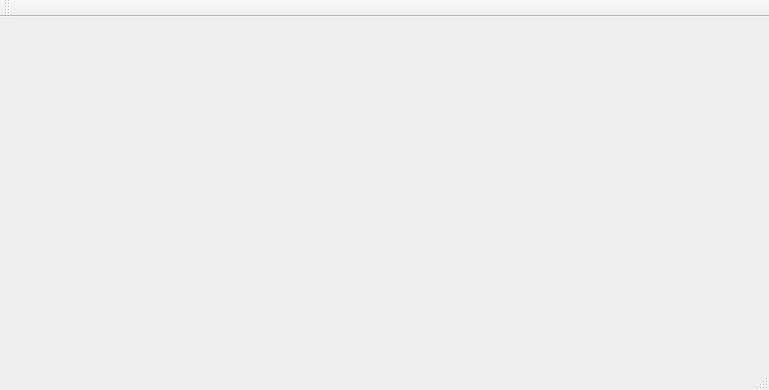
<?xml version="1.0" encoding="UTF-8"?>
<ui version="4.0">
 <class>MainWindow</class>
 <widget class="QMainWindow" name="MainWindow">
  <property name="geometry">
   <rect>
    <x>0</x>
    <y>0</y>
    <width>769</width>
    <height>390</height>
   </rect>
  </property>
  <property name="windowTitle">
   <string>MainWindow</string>
  </property>
  <widget class="QWidget" name="centralWidget"/>
  <widget class="QMenuBar" name="menuBar">
   <property name="geometry">
    <rect>
     <x>0</x>
     <y>0</y>
     <width>769</width>
     <height>21</height>
    </rect>
   </property>
  </widget>
  <widget class="QToolBar" name="mainToolBar">
   <attribute name="toolBarArea">
    <enum>TopToolBarArea</enum>
   </attribute>
   <attribute name="toolBarBreak">
    <bool>false</bool>
   </attribute>
  </widget>
  <widget class="QStatusBar" name="statusBar"/>
 </widget>
 <layoutdefault spacing="6" margin="11"/>
 <resources/>
 <connections/>
</ui>
